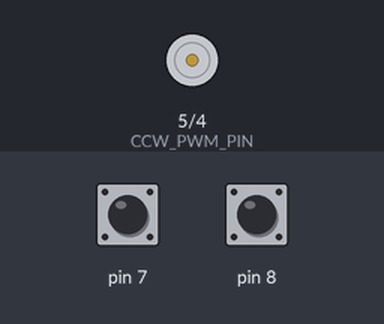
Recording of a sketch running on a simulated Arduino Uno, built with avr-gcc and run on an emulated ATmega328P. Shown: motor-driver pin pairs drawn as motors (green arrow = first pin HIGH = forward, orange = second pin HIGH = backward, longer = more drive). The inputs (shaded band) are chosen by the test bench; at power-on: pin 7 HIGH, pin 8 HIGH.

Above: at 1.2 s.
1.3 s: pin 7 pulled LOW for 0.15 s
At 1.43 s:
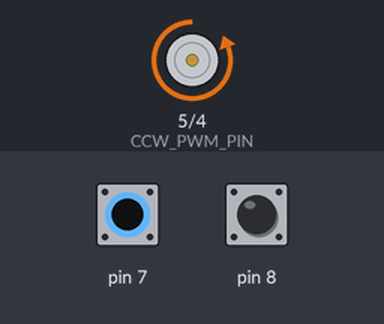
2.9 s: pin 8 pulled LOW for 0.15 s
At 3.03 s:
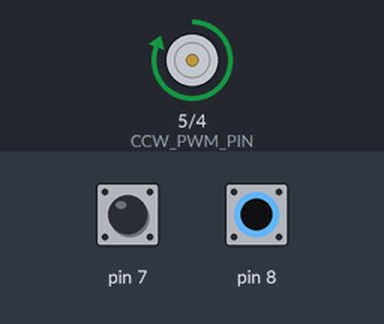
4.5 s: pin 8 pulled LOW for 3.2 s
At 8.9 s:
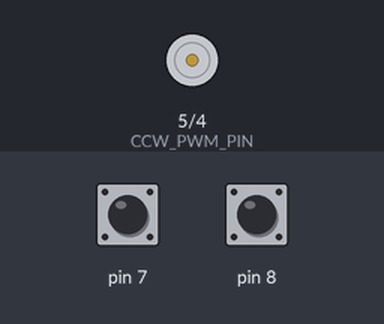
9.2 s: pin 7 pulled LOW for 1 s
At 10.0 s:
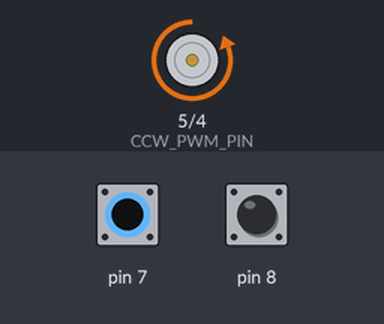
11.7 s: pin 7 pulled LOW for 3.2 s
At 15.7 s:
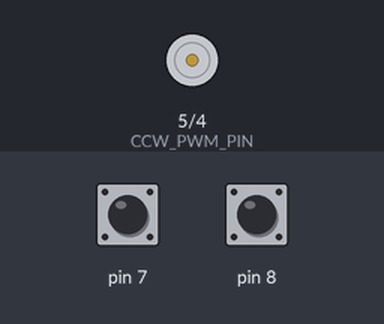
16.4 s: pin 7 pulsed LOW 2 times (0.12 s each, 0.3 s apart)
Timing chart, 0 to 19.4 s (numbered marks = the images above; inputs shaded):
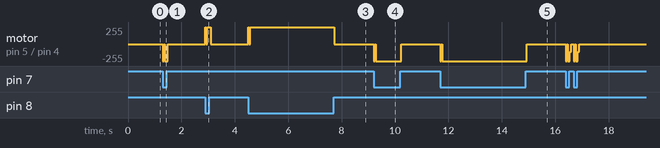

The sketch:

Firmware_Development.ino
```cpp
#include "AcServo.hpp"
#include "RoboticArmParameters.h"

AcServoMotor elbowJoint(CW_PWM_PIN,
                        CCW_PWM_PIN,
                        CW_PUSH_BUTTON,
                        CCW_PUSH_BUTTON,
                        PWM_FREQUENCY,
                        PWM_DUTY_CYCLE
);

void setup()
{
}

void loop()
{
  // put your main code here, to run repeatedly:
  elbowJoint.shaftRotation();

}
```

AcServo.cpp
```cpp
#include"AcServo.hpp"

AcServoMotor::AcServoMotor(uint8_t PwmCw, uint8_t PwmCcw, uint8_t pushButtonCw, uint8_t pushButtonCCw,uint16_t freguency = PWM_FREQUENCY, uint8_t dutyCycle = DUTY_CYCLE)//Constructor
  :acServoMotorPwmCw(PwmCw), acServoMotorPwmCcw(PwmCcw), acServoMotorpushButtonCw(pushButtonCw), acServoMotorpushButtonCCw(pushButtonCCw), acServoMotorFrequency(freguency), acServoMotorDutyCycle(dutyCycle)
{
  pinMode(acServoMotorPwmCw, OUTPUT);
  pinMode(acServoMotorPwmCcw, OUTPUT);
  pinMode(acServoMotorpushButtonCw, INPUT_PULLUP);
  pinMode(acServoMotorpushButtonCCw, INPUT_PULLUP);
}

void AcServoMotor::generatePwm(uint8_t portNum)
{
  digitalWrite(portNum, HIGH);
  delayMicroseconds(ON_TIME(acServoMotorFrequency, acServoMotorDutyCycle));
  digitalWrite(portNum, LOW);
  delayMicroseconds(OFF_TIME(acServoMotorFrequency, acServoMotorDutyCycle));
}

void AcServoMotor::shaftRotation()
{
 while(pushButtonCwState())
     generatePwm(acServoMotorPwmCw);

  while(pushButtonCCwState())
     generatePwm(acServoMotorPwmCcw);
}

bool AcServoMotor::pushButtonCwState()
{
  return LOW == digitalRead(acServoMotorpushButtonCw);//push button is pullup when it push the logic will be low
}

bool AcServoMotor::pushButtonCCwState()
{
  return LOW == digitalRead(acServoMotorpushButtonCCw);//push button is pullup when it push the logic will be low
}
```

AcServo.hpp
```cpp
#pragma once

#include<Arduino.h>

#define PWM_FREQUENCY  500 //Hz
#define DUTY_CYCLE     50
#define ON_TIME(PWM_FREQUENCY, DUTY_CYCLE)         1/(PWM_FREQUENCY * (DUTY_CYCLE/100))//second
#define OFF_TIME(PWM_FREQUENCY, DUTY_CYCLE)        1/(PWM_FREQUENCY * (1 - (DUTY_CYCLE/100))) //second

class AcServoMotor
{
  private:
    uint8_t acServoMotorPwmCw;
    uint8_t acServoMotorPwmCcw;
    uint8_t acServoMotorpushButtonCw;
    uint8_t acServoMotorpushButtonCCw;
    uint8_t acServoMotorDutyCycle;
    uint16_t acServoMotorFrequency;

    void generatePwm(uint8_t portNum=NULL);
    bool pushButtonCwState();
    bool pushButtonCCwState();

  public:
     AcServoMotor(uint8_t PwmCw, uint8_t PwmCcw, uint8_t pushButtonCw, uint8_t pushButtonCCw,uint16_t freguency = PWM_FREQUENCY, uint8_t dutyCycle = DUTY_CYCLE); //Constructor
     void shaftRotation();
};
```

RoboticArmParameters.h
```cpp
#pragma once

#define KILO  1000
#define MEGA 1000000
// #define AC_SERVO_MOTOR_RPM
#define PWM_FREQUENCY     50
#define PWM_DUTY_CYCLE    50
#define CW_PWM_PIN        4
#define CCW_PWM_PIN       5
#define CW_PUSH_BUTTON    7
#define CCW_PUSH_BUTTON   8
```

Measured:
- after the input at 1.3 s, motor on pin 5 (CCW_PWM_PIN) / pin 4 (CW_PWM_PIN): stopped → backward 255/255 at once, → stopped 0.19 s later
- after the input at 2.9 s, motor on pin 5 (CCW_PWM_PIN) / pin 4 (CW_PWM_PIN): stopped → forward 255/255 at once, → stopped 0.19 s later
- after the input at 4.5 s, motor on pin 5 (CCW_PWM_PIN) / pin 4 (CW_PWM_PIN): stopped → forward 255/255 at once, → stopped 3.2 s later
- after the input at 9.2 s, motor on pin 5 (CCW_PWM_PIN) / pin 4 (CW_PWM_PIN): stopped → backward 255/255 at once, → stopped 1.0 s later
- after the input at 11.7 s, motor on pin 5 (CCW_PWM_PIN) / pin 4 (CW_PWM_PIN): stopped → backward 255/255 at once, → stopped 3.2 s later
